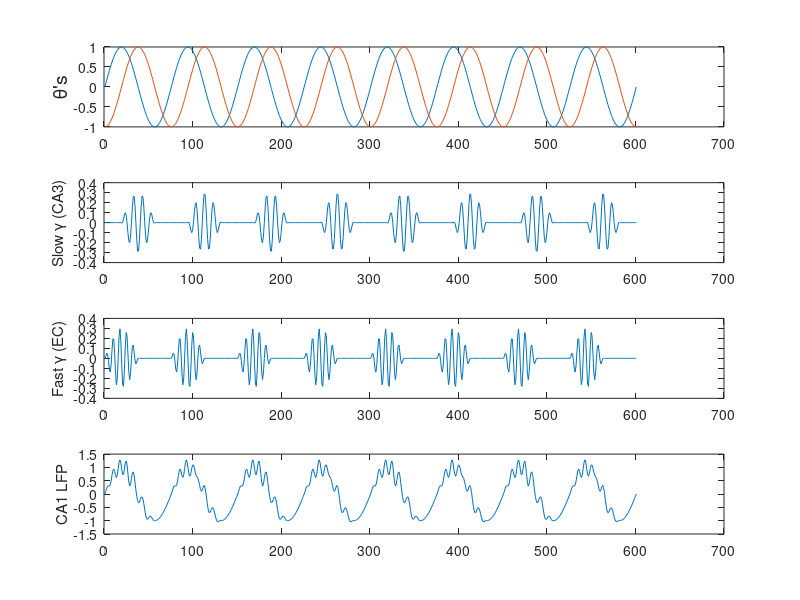

The MATLAB script that drew this image:
% make gamma figures for thesis
function makeModeFig()

fs = 600;              % Sampling frequency (samples per second)
dt = 1/fs;             % seconds per sample
StopTime = 1;          % seconds
t = (0:dt:StopTime)';  % seconds

F = 8;                 % theta frequency (hertz)
theta = sin(2*pi*F*t);

F = 1;                 % ach frequency (need to look at data for this)
ach = sin(2*pi*F*t);

% ach & theta
if 0 figure; hold on; plot(t,theta); plot(t,ach); end
% ach mod theta
if 0 figure; plot(abs(theta + ach)); end


%%
% For one cycle get time period
T = 1/F ;
% time step for one time period
tt = 0:dt:T+dt;
d = sin(2*pi*F*tt);
%figure; plot(tt,d);


%% Gammas? 

F = 8;                 % theta frequency (hertz)
theta = sin(2*pi*F*t);

F = 60; % Hz                 
sGamma = sin(2*pi*F*t);
sgTheta = -sin(2*pi*8*t+pi/2);

F = 80; % Hz                
fGamma = sin(2*pi*F*t);

gScale = .3;

figure;
numPlts = 4;
subplot(numPlts,1,1)
plot(theta); hold on; plot(sgTheta)
ylabel('\theta''s','fontsize',14)

subplot(numPlts,1,2)
plot(gScale * (sGamma .* relu(-sin(2*pi*8*t+pi/2))))
ylabel('Slow \gamma (CA3)','fontsize',11)

subplot(numPlts,1,3)
plot(gScale * (fGamma .* relu(theta)))
ylabel('Fast \gamma (EC)','fontsize',11)

subplot(numPlts,1,4)
%plot(theta + gScale * (fGamma .* relu(theta)) + gScale * (sGamma .* relu(-theta)))
plot(theta + gScale * (fGamma .* relu(theta)) + gScale * (sGamma .* relu(sgTheta)))
ylabel('CA1 LFP', 'fontsize',11)

end

function y = relu(x)
y = max(0,x);
end

function y = sig(x)
y = 1./(1 + exp(-x));
end
